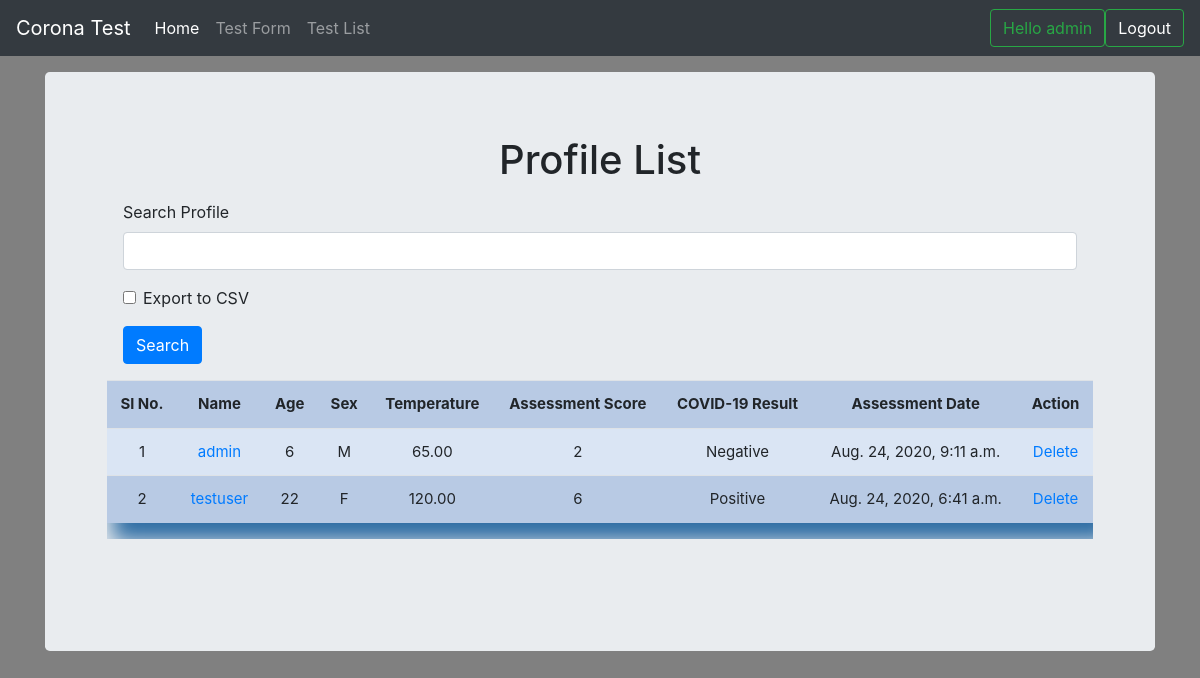
The app's page /profile_list (signed in) with its own data.
### test_form/models.py (models this page shows, shortened)
class Profile(models.Model):
    user = models.ForeignKey(User, on_delete=models.CASCADE, blank=True, null=True)
    name = models.CharField(max_length=120, blank=True, null=True)
    age = models.IntegerField(default=0)
    gender_choice = (
        ('M', 'Male'),
        ('F', 'Female'),
    )
    gender = models.CharField(max_length=30, blank=True, null=True, choices=gender_choice)
    body_temperature = models.DecimalField(max_digits=7, decimal_places=2)
    symptom = models.ManyToManyField(SymptomChoice, blank=True, null=True)
    additional = models.ManyToManyField(AdditionalInfo, blank=True, null=True)
    result = models.CharField(max_length=120, blank=True, null=True)
    score = models.IntegerField(blank=True, null=True)
    is_tested = models.BooleanField(default=False)
    advice = models.TextField(blank=True, null=True)
    emergency_info = models.TextField(blank=True, null=True)
    export_to_CSV = models.BooleanField(default=False)
    created_at = models.DateTimeField(auto_now_add=True)

### test_form/views.py (the view, shortened to what this page needs)
# urls.py: path('profile_list', views.profile_list, name='profile_list'),
def profile_list(request):
    title = 'Profile List'
    form = ProfileSearchForm(request.POST or None)
    if form.is_valid():
        search_value = form.cleaned_data['name']
    queryset = Profile.objects.all().order_by('-created_at')
    paginator = Paginator(queryset, 6)
    page = request.GET.get('page')
    paged_listings = paginator.get_page(page)
    context = {
        "title": title,
        "form": form,
        "queryset": paged_listings,
    }
    return render(request, "profile_list.html", context)

### test_form/forms.py
class ProfileSearchForm(forms.ModelForm):
    class Meta:
        model = Profile
        fields = ['name', 'export_to_CSV']
        labels = {
            'name': 'Search Profile'
        }

### templates/profile_list.html (shortened to what this page needs)
{% extends 'main.html' %}
{% load static %}
{% load crispy_forms_tags %}
{% block content %}
<html>
<div class="container">
    <div class="col-md-12">
    <h1 class="title">{{title}}</h1>
    <div class="m-3">
    <form method="post" action="">
        {{form|crispy}}
        <input class="btn btn-primary" type="submit" value="Search" />
    </form>
    </div>
    <div class="table-responsive">
        <table class="table">
        <tr>
            <th>Sl No.</th>
            <th>Name</th>
            <th>Age</th>
            <th>Sex</th>
            <th>Temperature</th>
            <th>Assessment Score</th>
            <th>COVID-19 Result</th>
            <th>Assessment Date</th>
            <th>Action</th>
        </tr>
        {% for instance in queryset %}
            <tr>
                <td>{{forloop.counter}}</td>
                <td><a href="{% url 'profile_edit' id=instance.id %}">{{instance.name}}</a></td>
                <td>{{instance.age}}</td>
                <td>{{instance.gender}}</td>
                <td>{{instance.body_temperature}}</td>
                <td>{{ instance.score }}</td>
                <td>{{ instance.result }}</td>
                <td>{{ instance.created_at }}</td>
                <td><a href="{% url 'profile_delete' id=instance.id %}">Delete</a></td>
            </tr>
        {% endfor %}
    </table>
    </div>
    </div>
    <br>
    <br>
</div>
</html>
{% endblock %}

### templates/navbar.html (shortened to what this page needs)
<nav class="navbar navbar-expand-md navbar-dark fixed-top bg-dark">
  <a class="navbar-brand" href="/">Corona Test</a>
  <div class="collapse navbar-collapse" id="navbarCollapse">
    <ul class="navbar-nav mr-auto">
      <li class="nav-item active">
        <a class="nav-link" href="/">Home <span class="sr-only">(current)</span></a>
      </li>
        {% if request.user.is_authenticated %}
      <li class="nav-item">
        <a class="nav-link" href="/profile">Test Form</a>
      </li>
            {% if request.user.is_superuser %}
      <li class="nav-item">
        <a class="nav-link" href="/profile_list" tabindex="-1" aria-disabled="true">Test List</a>
      </li>
            {% endif %}
    </ul>
          <button class="btn btn-outline-success my-2 my-sm-0" type="submit">Hello {{ request.user }}</button>
          <button class="btn btn-outline-success my-2 my-sm-0" type="submit"><a style="text-decoration: none; color: white" href="{% url 'logout' %}">Logout</a></button>
      {% endif %}
  </div>
</nav>

### static/css/navbar-top-fixed.css (style rules this page uses)
body { min-height: 75rem; padding-top: 4.5rem; }

### static/css/main.css (style rules this page uses)
body { background-color: gray; }
.title { text-align: center; }
table { width: 95%; margin: auto; text-align: center; box-shadow: 12px 12px 20px 6px #2e6da4; font-size: 15px; }
table tr:nth-child(odd) { background: #B8CAE4 }
table tr:nth-child(even) { background: #dae5f4 }

### records on screen
Profile: name "admin", age "6", gender "M", body_temperature "65.00", score "2", result "Negative", created_at "Aug. 24, 2020, 9:11 a.m."
Profile: name "testuser", age "22", gender "F", body_temperature "120.00", score "6", result "Positive", created_at "Aug. 24, 2020, 6:41 a.m."

### other values on screen
{{ request.user }} "admin"
{{ title }} "Profile List"
